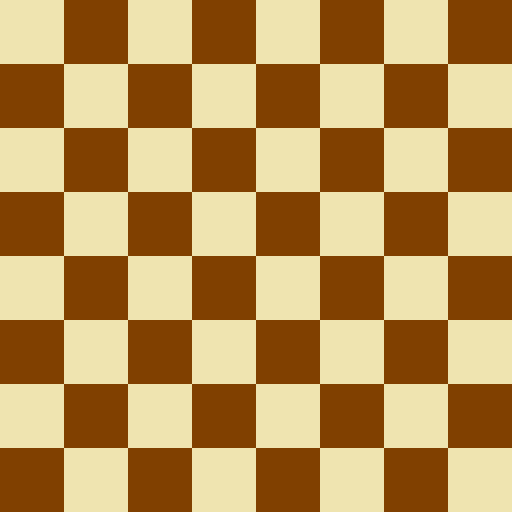

The image is a tile-based game level rendered from a .tmx file. Its description and source (layers, tilesets, objects; grid data summarised) follow:
An orthogonal 8x8 tile map with 64x64 px tiles, 1 tile layer (Tile Layer 1), 2 tilesets.

<map version="1.0" orientation="orthogonal" width="8" height="8" tilewidth="64" tileheight="64">
 <tileset firstgid="1" name="svart" tilewidth="64" tileheight="64">
  <image source="Svart.png" width="64" height="64" />
 </tileset>
 <tileset firstgid="2" name="Hvitt" tilewidth="64" tileheight="64">
  <image source="Uten navn.bmp" width="64" height="64" />
 </tileset>
 <layer name="Tile Layer 1" width="8" height="8">
  <data>[64 cells, 64 non-empty, 2 distinct tile ids]</data>
 </layer>
</map>
